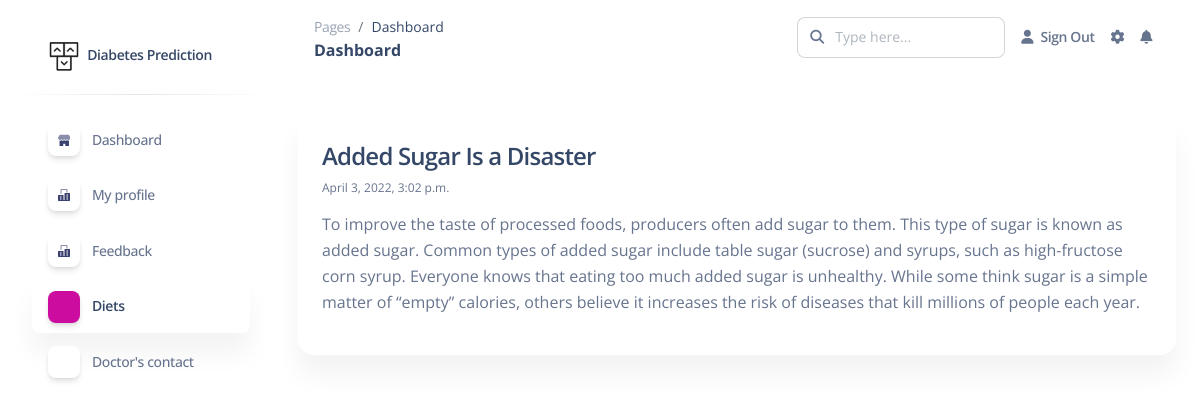
Page /diets/ on the committed database.
### main/models.py (models this page shows)
class DietBlog(models.Model):
	heading = models.CharField(max_length=60)
	description = models.TextField()
	created_at = models.DateTimeField(auto_now_add=True)

### main/views.py (the view, shortened to what this page needs)
# urls.py: path('diets/', diets_view, name="diets"),
def diets_view(request, id=None):
    diets = DietBlog.objects.all().values()
    context = {
        'title': 'Home',
        'diets': diets,
        'user': request.user
    }
    return render(request, 'dashboard/diets.html', context)

### main/templates/dashboard/diets.html (shortened to what this page needs)
{% extends 'dashboard/sidebar.html' %}
{% load static %}
{% block dashboard_content %}
{% for post in diets %}
<div class="card p-4 mt-3">
	<div class="d-flex align-items-center justify-content-between">
		<h4>{{ post.heading }}</h4>
	</div>
	<span class="text-xs">{{ post.created_at }}</span>
	<p class="mt-3">{{ post.description }}</p>
</div>
{% endfor %}
{% endblock dashboard_content %}

### rows in the picture
DietBlog: heading "Added Sugar Is a Disaster", created_at "April 3, 2022, 3:02 p.m.", description "To improve the taste of processed foods, producers often add sugar to them. This type of sugar is known as added sugar. Common types of added sugar include table sugar (sucrose) and syrups, such as high-fructose corn syrup. Everyone knows that eating too much added sugar is unhealthy. While some think sugar is a simple matter of “empty” calories, others believe it increases the risk of diseases that kill millions of people each year."
